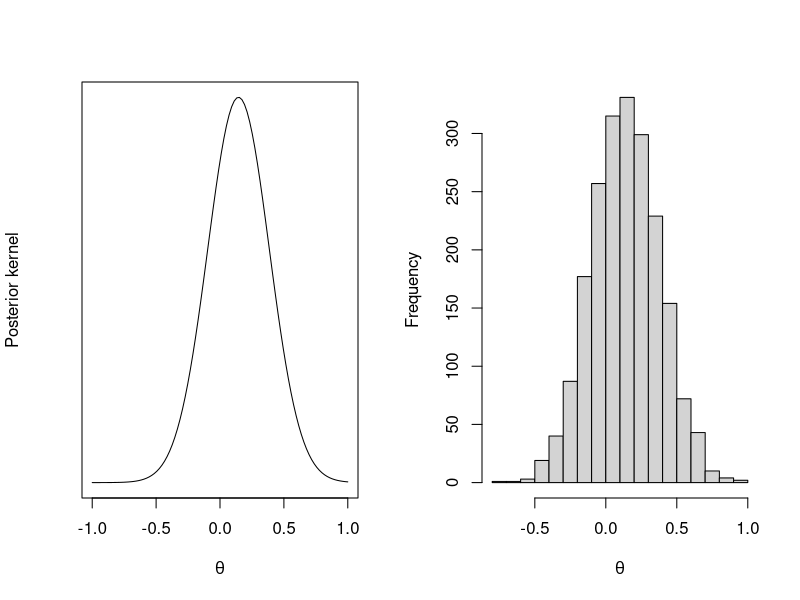
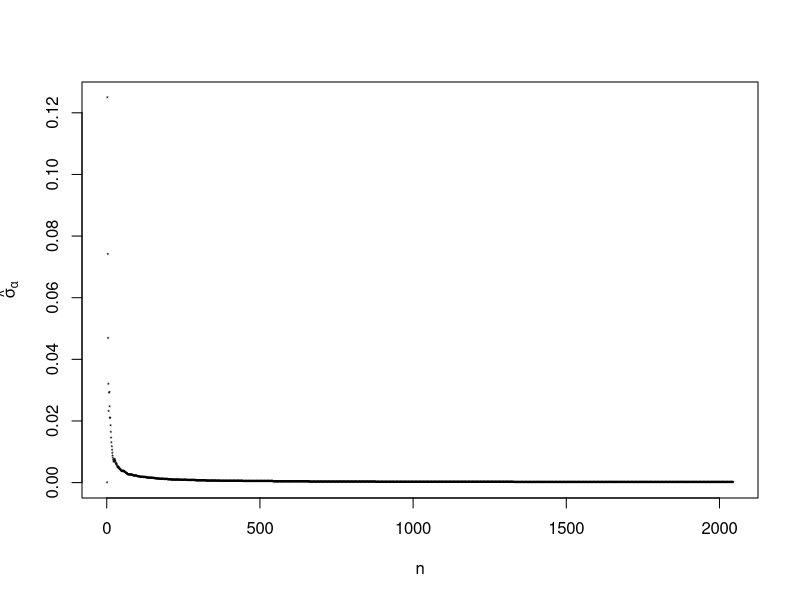
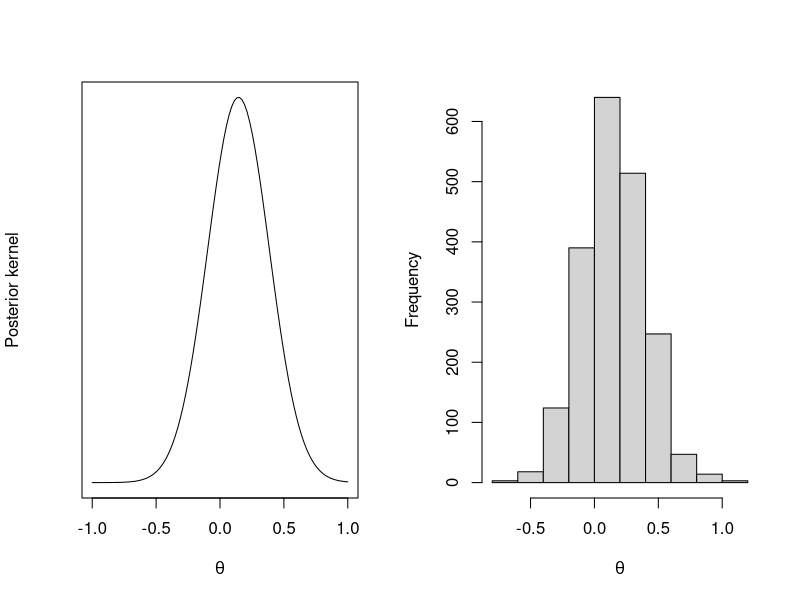
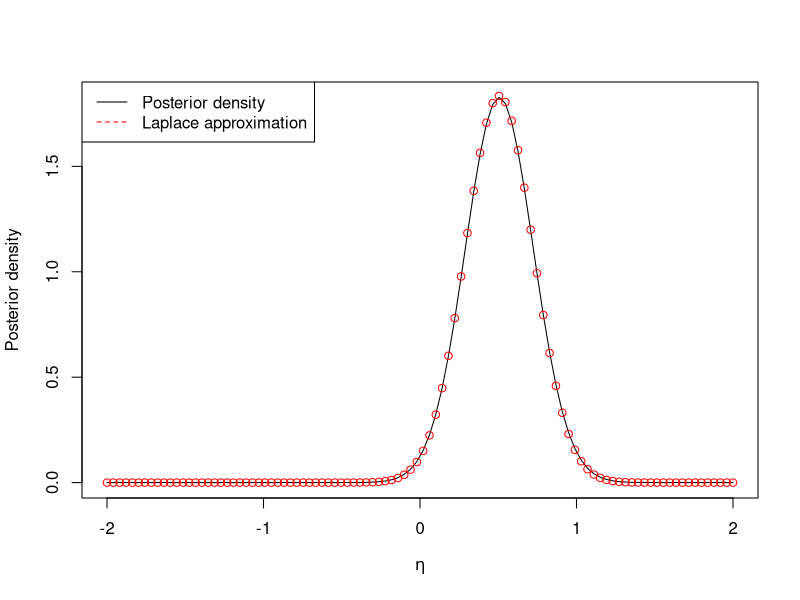
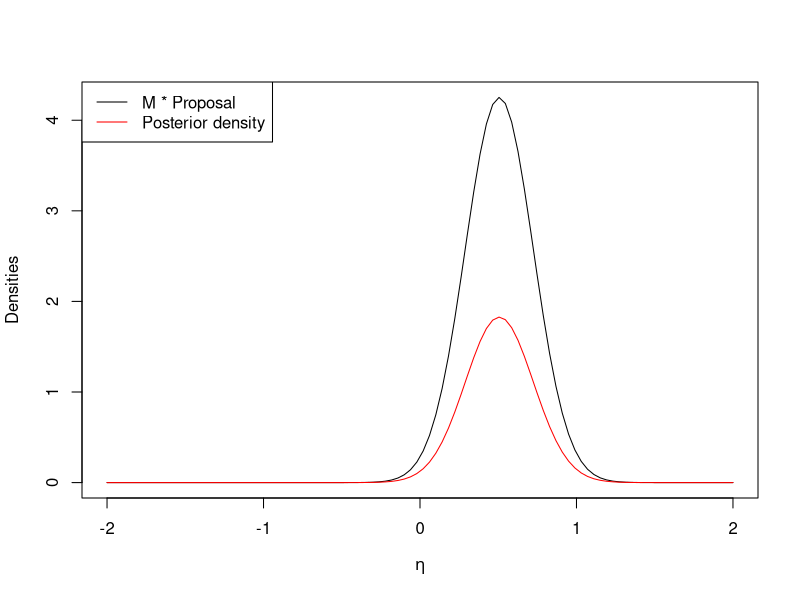
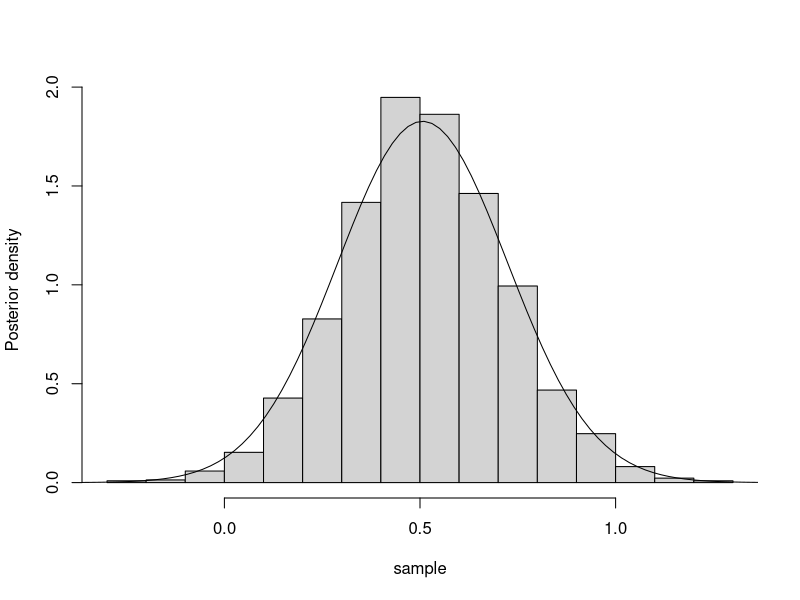

These figures' R source, in order: (Note: this script raises an error after producing the figures.)
## ---- chunk 1
# Initial seed
set.seed(12345)
## ---- chunk 2
# Parameters
mu <- 0
sigma <- 0.25
n_data <- 5
y_data <- 5
## ---- chunk 3
# Posterior kernel
PosteriorKernel <- function(theta){
    ker <- exp(y_data*theta) / (1+exp(theta))^n_data
    ker <- ker * exp(-(theta-mu)^2/(2*sigma^2))
    return (ker)
}  
# Prior kernel as a proposal distribution
ProposalKernel <- function(theta){
    ker <- exp(-(theta-mu)^2/(2*sigma^2))
    return (ker)
}
# Prior normalization
Z <- sqrt(2*pi*sigma^2)
# Sample from proposal
ProposalSample <- function(n=1){
    x <- rnorm(n,mu,sigma)
    return (x)
}
## ---- chunk 4
# Accept-reject algorithm. K = M * Z_target / Z_proposal, where M is the ratio bound in accept-reject algorithm.
AccRej <- function(n, K){
    samples <- c()
    while(length(samples) < n){
        x <- ProposalSample()
        u <- runif(1)
        if(u*K < PosteriorKernel(x) / ProposalKernel(x)){
            samples <- c(samples, x)
        }
  }
  return(samples)
}
## ---- chunk 5
# Sample from from the posterior using the acc-rej algorithm
x <- seq(-4*sigma,4*sigma,length.out = 100)
y <- PosteriorKernel(x)
treshold <- 1e-4
x_ar <- c()
prob <- c()
varest <- c()
count <- 0
min <- 10

repeat{
    count <- count + 1
    x_ar <- c(x_ar, AccRej(1, K=1))
    prob <- c(prob, length(x_ar[x_ar > 0]) / length(x_ar))
    varest <- c(varest, prob[count] * (1 - prob[count]) / length(x_ar))
    if(varest[count] < treshold && count > min){
        break
    }
}
alpha <- prob[count]
## ---- chunk 6
# plot
par(mfrow = c(1, 2))
plot(x,y, type="l", xlab=expression(theta), ylab="Posterior kernel", yaxt='n')
hist(x_ar, main="", xlab=expression(theta))
# Restore default plot options
par(mfrow = c(1, 1))
## ---- chunk 7
# Plot of the estimator of the variance of the estimator as a function of the sample size
plot(seq(1,count,1),varest, pch="*", cex=0.5, xlab="n", ylab=expression(hat(sigma)[alpha]))
## ---- chunk 8
print(paste0("Confidence interval [", round(alpha+qnorm(0.025)*sqrt(varest[count]),4), ",", round(alpha+qnorm(0.975)*sqrt(varest[count]),4), "]"))
## ---- chunk 9
# Generate a sample from the proposal distribution
M <- 10000
theta <- ProposalSample(M)
# Calculate and normalize weights
w <- PosteriorKernel(theta) / ProposalKernel(theta)
w <- w / length(w)
# Perform resampling
m <- 2000
resample <- function(theta, w) {
  indices <- sample(1:M, size = m, replace = TRUE, prob = w)
  return(theta[indices])
}
theta <- resample(theta, w)
alpha <- length(theta[theta > 0]) / length(theta)
sigma_alpha <- alpha*(1-alpha) / length(theta)
## ---- chunk 10
# plot
par(mfrow = c(1, 2))
plot(x,y, type="l", xlab=expression(theta), ylab="Posterior kernel", yaxt='n')
hist(theta, xlab=expression(theta), main="")
# Restore default plot options
par(mfrow = c(1, 1))
## ---- chunk 11
print(paste0("Confidence interval [", round(alpha+qnorm(0.025)*sqrt(sigma_alpha),4), ",", round(alpha+qnorm(0.975)*sqrt(sigma_alpha),4), "]"))
## ---- chunk 12
laplace <- optim(par=0.0, fn= function (x) log(PosteriorKernel(x)), method = "BFGS",  control=list(fnscale=-1), hessian = TRUE)
# Find the mode
mode <- laplace$par
# Find the variance
var <- -1 / (laplace$hessian)
# Normal approximation
alpha <- pnorm(0, mean=mode, sd=sqrt(var), lower.tail=FALSE)
## ---- chunk 13
# Probability that the coin is biased toward heads
print(paste0("Probability that the coin is biased toward heads: ", round(alpha,4)))
## ---- chunk 14
# Clear workspace exept specified objects
rm(list=ls())
#rm(list=setdiff(ls(), "AccRej"))
## ---- chunk 15
library(knitr)  
x <- 1:4
y <- c(125,18,20,34)  
d <- data.frame(x,y)
names(d) <- c("Category", "Frequency")
kable(d)
## ---- chunk 16
# Posterior kernel
PosteriorKernel <- function(eta){
    ker <- 125*log(2+3*exp(eta)) + 35*eta -199*log(1+exp(eta)) - 197*log(4)
    return (exp(ker))
}
# Posterior normalization
Z_post <- integrate(function(x) (PosteriorKernel(x)), -Inf, Inf)$value
# Posterior density
Posterior <- function(x){
    return ( PosteriorKernel(x) / Z_post )
}  
## ---- chunk 17
laplace <- optim(par=0.0, fn= function (x) log(PosteriorKernel(x)), method = "BFGS",  control=list(fnscale=-1), hessian = TRUE)
# Find the mode
mode <- laplace$par
# Find the variance
var <- -1 / (laplace$hessian)
## ---- chunk 18
# plot
x <- seq(-2, 2, length.out = 100)
y <- Posterior(x)
plot(x,y, type="l", lwd="1", col="black", xlab=expression(eta), ylab="Posterior density")
y <- dnorm(x,mode,sqrt(var))
points(x,y, col="red")
legend( "topleft", legend=c( "Posterior density", "Laplace approximation"), col=c("black", "red"), lty=c(1,2))
## ---- chunk 19
print(paste0("Mean value: ", round(mode,4)))
print(paste0("Standard deviation: ", round(sqrt(var),4)))
## ---- chunk 20
low_eta <- round(mode+qnorm(0.025)*sqrt(var),4)
high_eta <- round(mode+qnorm(0.975)*sqrt(var),4)
CI_la <- c("Confidence interval", "[", low_eta, ",", high_eta, "]")
print(paste0(CI_la, collapse=""))
CI_la <- CI_la[-1]
## ---- chunk 21
low_theta <- round(exp(low_eta) / (1 + exp(low_eta)),4)
high_theta <- round(exp(high_eta) / (1 + exp(high_eta)),4)
CI_la_theta <- c("Confidence interval", "[", low_theta, ",", high_theta, "]")
print(paste0(CI_la_theta, collapse=""))
## ---- chunk 22
library(mnormt)
dof = 3
# Proposal distrubution
Proposal <- function(x){
  return(dmt(x, mean=mode, S=sqrt(var), df = dof))
}
# Sample from proposal
ProposalSample <- function(n=1){
    x <- rmt(n, mode, sqrt(var), dof)
    return (x)
}
## ---- chunk 23
# Sample from from the posterior using the acc-rej algorithm.
optim <- optim(par=0.0, fn= function (x) Posterior(x) / Proposal(x), method = "BFGS",  control=list(fnscale=-1))
M <- optim$value
print(paste0(c("M=",M), collapse=""))
## ---- chunk 24
# plot
x <- seq(-2, 2, length.out = 100)
y <- M * dnorm(x,mode,sqrt(var))
plot(x,y, type="l", ylim=c(0,max(y)), xlab=expression(eta), ylab="Densities")
y <- Posterior(x)
lines(x,y, col="red", ylab="Posterior density")
legend( "topleft", legend=c( "M * Proposal", "Posterior density"), col=c("black", "red"), lty=c(1,1))
## ---- chunk 25
# Accept-reject algorithm
AccRej <- function(n, M){
    samples <- c()
    while(length(samples) < n){
        x <- ProposalSample()
        u <- runif(1)
        if(u*M < Posterior(x) / Proposal(x)){
            samples <- c(samples, x)
        }
  }
  return(samples)
}
## ---- chunk 26
treshold <- 1e-8
x_ar <- c()
varest <- c()
count <- 0
min <- 10

repeat{
    count <- count + 1
    x_ar <- c(x_ar, AccRej(1, M))
    varest <- c(varest, sd(x_ar))
    if(abs(varest[count]-varest[count-1]) < treshold && count > min){
        break
    }
}

x_ar <- x_ar[-1]
varest <- varest[-1]
count <- count -1

mean <- mean(x_ar)
sdv <- varest[count]
## ---- chunk 27
# plot
x <- seq(-0.5, 1.5, length.out = 100)
y <- Posterior(x)
hist(x_ar, main="", xlab="sample", ylab="Posterior density", freq=FALSE)
lines(x,y, type="l")
## ---- chunk 28
print(paste0("Mean value: ", round(mean,4)))
print(paste0("Standard deviation: ", round(sdv,4)))
## ---- chunk 29
CI_ac <- c("Confidence interval", "[", round(mean+qnorm(0.025)*sdv,4), ",", round(mean+qnorm(0.975)*sdv,4), "]")
print(paste0(CI_ac, collapse=""))
CI_ac <- CI_ac[-1]
## ---- chunk 30
# Clear workspace exept specified objects
rm(list=ls())
## ---- chunk 31
x <- c(1, 2, 3, 4, 5, 6, 7, 8, 9, 10, 11, 12, 13, 14, 15, 16, 17, 18)
y <- c(15, 11, 14, 17, 5, 11, 10, 4, 8, 10, 7, 9, 11, 3, 6, 1, 1, 4)
d <- data.frame(x,y)
names <- c("Months", "$y_i$")
kable(d)
## ---- chunk 32
# Constants
N <- length(x)
A <- sum(y)
D <- sum(y * seq_along(y))
# Auxiliary function
func <- function(x){
    res <- ( 1-exp((N+1)*x) ) / ( 1-exp(x) )
    return (res)
}
# log posterior, up to the additive constant (related to the normalization)
logPost <- function(beta0, beta1){
    res <- A*beta0 + D*beta_1 - func(beta_1)*exp(beta_0)
    return (res)
}
# Posterior kernel
PosteriorKernel <- function(beta0, beta1){
    return (exp(logPost(beta0, beta1)))
}
## ---- chunk 33
# Marginalize
SlopePosteriorKernel <- function(beta1){
  result <- integrate(function(beta0) Posterior(beta0, beta1), lower = -Inf, upper = Inf)
  return(result$value / integralConstant)
}
# Normalize
# Z_post <- integrate(function(x) (SlopePosteriorKernel(x)), -Inf, Inf)$value
# SlopePosterior <- function(beta1){
#     return ( SlopePosteriorKernel(beta1) / Z_post )
# }
## ---- chunk 34
# plot
xx <- seq(-0.5, 0.5, length.out = 1000)
yy <- sapply(xx, SlopePosteriorKernel)
plot(xx, yy, type="l", main="Slope posterior", xlab=expression(beta[1]), ylab=expression(g[beta[1]]))
## ---- chunk 35
x <- c(1545, 1440, 1440, 1520, 1580, 1540, 1555, 1490, 1560, 1495, 1595, 1550, 1605, 1510, 1560, 1445, 1440, 1595, 1465, 1545, 1595, 1630, 1515, 1635, 1625, 1520, 1455, 1450, 1480, 1445)
x <- matrix(x, ncol=5, byrow=TRUE)
dimnames(x) <- list(1:6, paste0("S", 1:5))  
kable(x, row.names=TRUE)      
